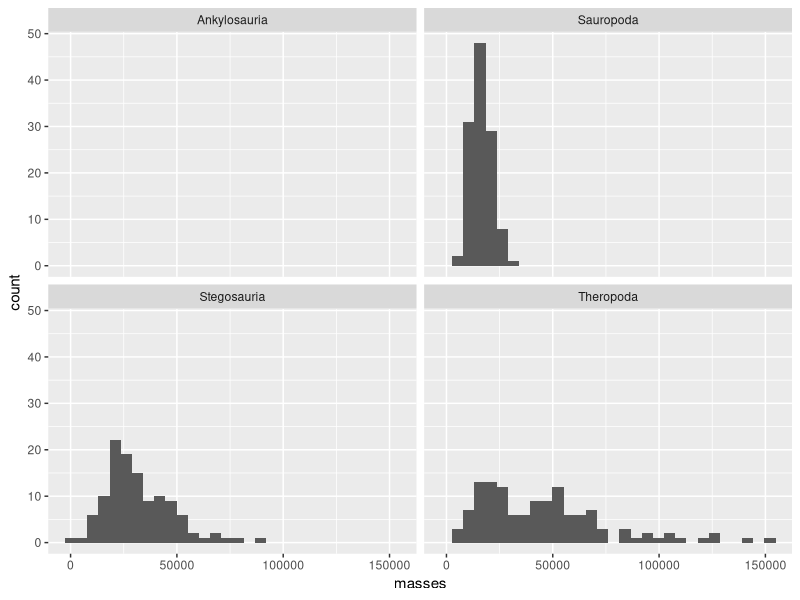

This figure's R source:
## ---- chunk 1
knitr::opts_chunk$set(echo = TRUE)
## ---- chunk 2
mass_length_theropoda <- function(length){
   mass <- 0.73 * length^3.63
   return(mass)
}
mass_length_theropoda(100) #13283816
## ---- chunk 3
theropoda_lengths <- c(17.8013631070471, 20.3764452071665, 14.0743486294308, 25.65782386974, 26.0952008049675, 20.3111541103134, 17.5663244372533, 11.2563431277577, 20.081903202614, 18.6071626441984, 18.0991894513166, 23.0659685685892, 20.5798853467837, 25.6179254233558, 24.3714331573996, 26.2847248252537, 25.4753783544473, 20.4642089867304, 16.0738256364701, 20.3494171706583, 19.854399305869, 17.7889814608919, 14.8016421998303, 19.6840911485379, 19.4685885050906, 24.4807784966691, 13.3359960054899, 21.5065994598917, 18.4640304608411, 19.5861532398676, 27.084751999756, 18.9609366301798, 22.4829168046521, 11.7325716149514, 18.3758846100456, 15.537504851634, 13.4848751773738, 7.68561192214935, 25.5963348603783, 16.588285389794)
## ---- chunk 4
sapply( theropoda_lengths, mass_length_theropoda)
## ---- chunk 5
mass_from_length <-  function(length, a = 0.73, b=3.63 ){
  mass <- a * length^b
   return(mass)
}

sapply( theropoda_lengths, mass_from_length) 

## ---- chunk 6
a_values <- c(0.759, 0.751, 0.74, 0.746, 0.759, 0.751, 0.749, 0.751, 0.738, 0.768, 0.736, 0.749, 0.746, 0.744, 0.749, 0.751, 0.744, 0.754, 0.774, 0.751, 0.763, 0.749, 0.741, 0.754, 0.746, 0.755, 0.764, 0.758, 0.76, 0.748, 0.745, 0.756, 0.739, 0.733, 0.757, 0.747, 0.741, 0.752, 0.752, 0.748)

## ---- chunk 7
b_values <- c(3.627, 3.633, 3.626, 3.633, 3.627, 3.629, 3.632, 3.628, 3.633, 3.627, 3.621, 3.63, 3.631, 3.632, 3.628, 3.626, 3.639, 3.626, 3.635, 3.629, 3.642, 3.632, 3.633, 3.629, 3.62, 3.619, 3.638, 3.627, 3.621, 3.628, 3.628, 3.635, 3.624, 3.621, 3.621, 3.632, 3.627, 3.624, 3.634, 3.621)
## ---- chunk 8
mapply(mass_from_length, theropoda_lengths, a_values, b_values)

mass_from_length(length = theropoda_lengths, a = a_values, b = b_values)
## ---- chunk 9
library(dplyr)
dino_data <- data.frame(theropoda_lengths, a_values, b_values)

dino_data %>%
  mutate(masses = mass_from_length(theropoda_lengths, a_values, b_values))

## ---- chunk 10
mass_from_length_max <- function(length){
  if(length < 20 ){
  mass <- 0.73 * length^3.63
  } else { mass <- NA
    }
  return(mass)
}
## ---- chunk 11
sapply(theropoda_lengths, mass_from_length_max)
## ---- chunk 12
dinosaur_lengths <- read.csv("../raw-data/dinosaur_lengths.csv")
#dinosaur_lengths
## ---- chunk 13
get_mass_from_length_by_name <- function(length, name){
  mass <- a * length^b
   if (name == "Stegosauria") {
     a <- 10.95 
     b <- 2.64 
   } else if (name == "Theropoda") {
     a <- 0.73
     b <- 3.63
   } else if (name == "Sauropoda") {
     a <- 214.44
     b <- 1.46
 } else { 
   return(NA)
  }
     return(mass)
}




## ---- chunk 14
get_mass_from_length_by_name <- function(length, name){
   if (name == "Stegosauria") {
     a <- 10.95 
     b <- 2.64 
   } else if (name == "Theropoda") {
     a <- 0.73
     b <- 3.63
   } else if (name == "Sauropoda") {
     a <- 214.44
     b <- 1.46
 } else {
   a <- NA
   b <- NA
  }
     mass <- a * length^b
     return(mass)
}


## ---- chunk 15
mapply(get_mass_from_length_by_name, dinosaur_lengths$lengths, dinosaur_lengths$species)

## ---- chunk 16
library(dplyr)
library(ggplot2)
dinosaur_lengths %>%
  rowwise() %>%
  mutate(masses = get_mass_from_length_by_name(lengths, species)) %>%
  ggplot(mapping = aes(x = masses)) +
  geom_histogram() +
  facet_wrap(~species)
## ---- chunk 17

